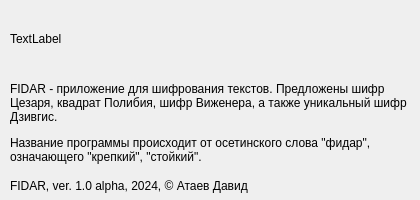
<?xml version="1.0" encoding="UTF-8"?>
<ui version="4.0">
 <class>Dialog</class>
 <widget class="QDialog" name="Dialog">
  <property name="geometry">
   <rect>
    <x>0</x>
    <y>0</y>
    <width>420</width>
    <height>200</height>
   </rect>
  </property>
  <property name="windowTitle">
   <string>Dialog</string>
  </property>
  <widget class="QLabel" name="label">
   <property name="geometry">
    <rect>
     <x>10</x>
     <y>10</y>
     <width>400</width>
     <height>58</height>
    </rect>
   </property>
   <property name="text">
    <string>TextLabel</string>
   </property>
  </widget>
  <widget class="QLabel" name="label_2">
   <property name="geometry">
    <rect>
     <x>10</x>
     <y>80</y>
     <width>400</width>
     <height>45</height>
    </rect>
   </property>
   <property name="text">
    <string>FIDAR - приложение для шифрования текстов. Предложены шифр Цезаря, квадрат Полибия, шифр Виженера, а также уникальный шифр Дзивгис.  </string>
   </property>
   <property name="scaledContents">
    <bool>false</bool>
   </property>
   <property name="wordWrap">
    <bool>true</bool>
   </property>
  </widget>
  <widget class="QLabel" name="label_3">
   <property name="geometry">
    <rect>
     <x>10</x>
     <y>175</y>
     <width>400</width>
     <height>21</height>
    </rect>
   </property>
   <property name="text">
    <string>FIDAR, ver. 1.0 alpha, 2024, © Атаев Давид</string>
   </property>
   <property name="scaledContents">
    <bool>false</bool>
   </property>
   <property name="wordWrap">
    <bool>true</bool>
   </property>
  </widget>
  <widget class="QLabel" name="label_4">
   <property name="geometry">
    <rect>
     <x>10</x>
     <y>135</y>
     <width>400</width>
     <height>30</height>
    </rect>
   </property>
   <property name="text">
    <string>Название программы происходит от осетинского слова &quot;фидар&quot;, означающего &quot;крепкий&quot;, &quot;стойкий&quot;.</string>
   </property>
   <property name="scaledContents">
    <bool>false</bool>
   </property>
   <property name="wordWrap">
    <bool>true</bool>
   </property>
  </widget>
 </widget>
 <resources/>
 <connections/>
</ui>
